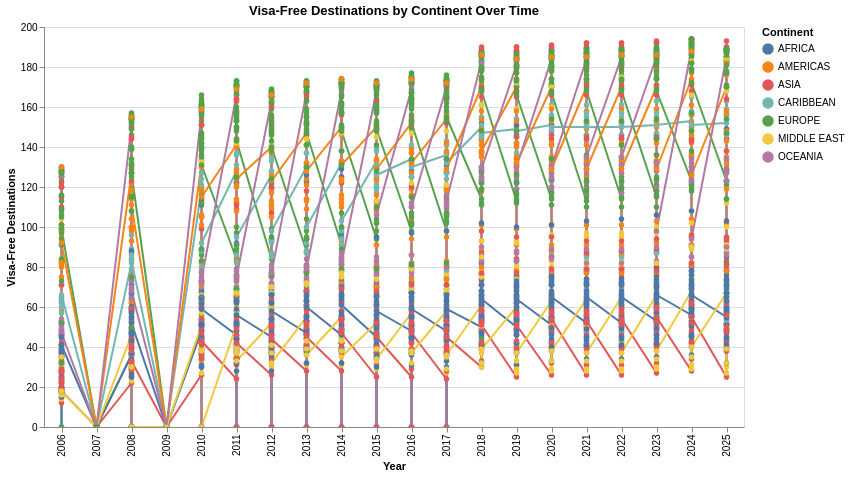

Write notebook code for a chart like this one.
### Code cell
# Altair line chart: visa-free count over time by continent
chart = alt.Chart(rank_by_year).mark_line(point=True).encode(
    x=alt.X('year:O', title='Year'),
    y=alt.Y('visa_free_count:Q', title='Visa-Free Destinations'),
    color=alt.Color('region:N', title='Continent'),
    tooltip=['country', 'region', 'year', 'visa_free_count']
).properties(
    title='Visa-Free Destinations by Continent Over Time',
    width=700,
    height=400
).interactive()

chart

### Figure 1 — Vega-Lite specification as saved in the notebook (floating-point values rounded to 4 significant figures; data arrays with more than 128 entries replaced by an {"elided": "..."} marker saying what was removed)
{"config": {"view": {"continuousWidth": 300, "continuousHeight": 300}}, "data": {"name": "data-17fba39a49b462366f4d1470de1550ca"}, "mark": {"type": "line", "point": true}, "encoding": {"color": {"field": "region", "title": "Continent", "type": "nominal"}, "tooltip": [{"field": "country", "type": "nominal"}, {"field": "region", "type": "nominal"}, {"field": "year", "type": "quantitative"}, {"field": "visa_free_count", "type": "quantitative"}], "x": {"field": "year", "title": "Year", "type": "ordinal"}, "y": {"field": "visa_free_count", "title": "Visa-Free Destinations", "type": "quantitative"}}, "height": 400, "params": [{"name": "param_1", "select": {"type": "interval", "encodings": ["x", "y"]}, "bind": "scales"}], "title": "Visa-Free Destinations by Continent Over Time", "width": 700, "$schema": "https://vega.github.io/schema/vega-lite/v5.20.1.json", "datasets": {"data-17fba39a49b462366f4d1470de1550ca": {"elided": "3950 records"}}}
